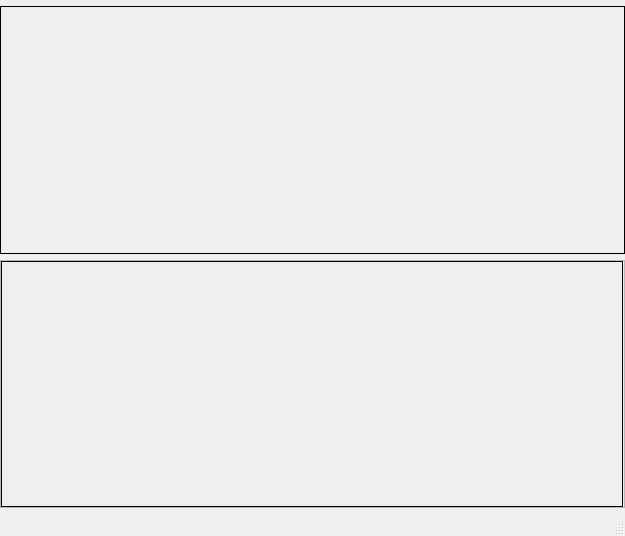
<?xml version="1.0" encoding="UTF-8"?>
<ui version="4.0">
 <class>HomeWindowClass</class>
 <widget class="QMainWindow" name="HomeWindowClass">
  <property name="geometry">
   <rect>
    <x>0</x>
    <y>0</y>
    <width>625</width>
    <height>536</height>
   </rect>
  </property>
  <property name="windowTitle">
   <string>MainWindow</string>
  </property>
  <widget class="QWidget" name="centralwidget">
   <layout class="QVBoxLayout" name="verticalLayout">
    <property name="leftMargin">
     <number>0</number>
    </property>
    <property name="topMargin">
     <number>0</number>
    </property>
    <property name="rightMargin">
     <number>0</number>
    </property>
    <property name="bottomMargin">
     <number>0</number>
    </property>
    <item>
     <widget class="TitleBarWidget" name="m_TitleBarWidget" native="true"/>
    </item>
    <item>
     <widget class="QFrame" name="m_HomeFrame">
      <property name="sizePolicy">
       <sizepolicy hsizetype="Expanding" vsizetype="Expanding">
        <horstretch>0</horstretch>
        <verstretch>0</verstretch>
       </sizepolicy>
      </property>
      <property name="frameShape">
       <enum>QFrame::Box</enum>
      </property>
      <property name="frameShadow">
       <enum>QFrame::Plain</enum>
      </property>
     </widget>
    </item>
    <item>
     <widget class="QFrame" name="m_HorizLayoutFrame">
      <property name="frameShape">
       <enum>QFrame::StyledPanel</enum>
      </property>
      <property name="frameShadow">
       <enum>QFrame::Plain</enum>
      </property>
      <property name="lineWidth">
       <number>2</number>
      </property>
      <layout class="QHBoxLayout" name="horizontalLayout">
       <property name="spacing">
        <number>1</number>
       </property>
       <property name="leftMargin">
        <number>0</number>
       </property>
       <property name="topMargin">
        <number>0</number>
       </property>
       <property name="rightMargin">
        <number>0</number>
       </property>
       <property name="bottomMargin">
        <number>0</number>
       </property>
       <item>
        <widget class="QFrame" name="m_PlayerFrame">
         <property name="sizePolicy">
          <sizepolicy hsizetype="Expanding" vsizetype="Expanding">
           <horstretch>0</horstretch>
           <verstretch>0</verstretch>
          </sizepolicy>
         </property>
         <property name="frameShape">
          <enum>QFrame::Box</enum>
         </property>
         <property name="frameShadow">
          <enum>QFrame::Plain</enum>
         </property>
        </widget>
       </item>
       <item>
        <widget class="QFrame" name="m_ActivityFrameRight">
         <property name="frameShape">
          <enum>QFrame::Box</enum>
         </property>
         <property name="frameShadow">
          <enum>QFrame::Plain</enum>
         </property>
        </widget>
       </item>
      </layout>
     </widget>
    </item>
    <item>
     <widget class="QFrame" name="m_ActivityFrameBottom">
      <property name="frameShape">
       <enum>QFrame::Box</enum>
      </property>
      <property name="frameShadow">
       <enum>QFrame::Plain</enum>
      </property>
     </widget>
    </item>
   </layout>
  </widget>
  <widget class="QStatusBar" name="statusbar"/>
 </widget>
 <customwidgets>
  <customwidget>
   <class>TitleBarWidget</class>
   <extends>QWidget</extends>
   <header location="global">TitleBarWidget.h</header>
   <container>1</container>
  </customwidget>
 </customwidgets>
 <resources/>
 <connections/>
</ui>
